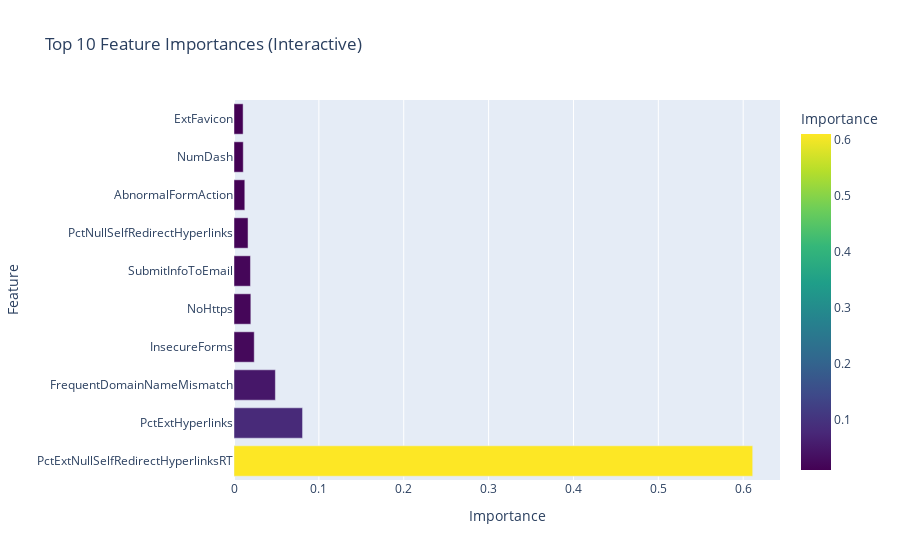

Notebook cell for this chart:
### Code cell
import pandas as pd
import matplotlib.pyplot as plt
import seaborn as sns
import plotly.express as px
import xgboost as xgb
from sklearn.model_selection import train_test_split
from sklearn.metrics import confusion_matrix, classification_report
import joblib

# Load the dataset
data_path = "../datasets/Phishing_Legitimate_full.csv"
pData = pd.read_csv(data_path)

# Separate features and target, and split the data
x = pData.drop(["id", "CLASS_LABEL"], axis=1, errors='ignore')
y = pData["CLASS_LABEL"]
xTrain, xTest, yTrain, yTest = train_test_split(x, y, test_size=0.2, random_state=2)

# Save feature names to a text file
with open("feature_names.txt", "w") as file:
    for feature in x.columns:
        file.write(f"{feature}\n")
print("Feature names saved to feature_names.txt")

# Plot Class Distribution
plt.figure(figsize=(8, 5))
sns.countplot(x="CLASS_LABEL", data=pData, palette="Set2")
plt.title("Distribution of Class Labels (Phishing vs Legitimate)")
plt.xlabel("Class Label")
plt.ylabel("Count")
plt.show()

# Plot Feature Correlations (Heatmap)
plt.figure(figsize=(15, 10))
correlation_matrix = pData.corr()
sns.heatmap(correlation_matrix, annot=False, cmap="coolwarm", linewidths=0.5)
plt.title("Feature Correlation Matrix")
plt.show()

# Train an XGBoost model to extract feature importances
model = xgb.XGBClassifier(use_label_encoder=False, eval_metric='logloss')
model.fit(xTrain, yTrain)

# Save the trained model as a .pkl file
model_filename = "xgboost_model.pkl"
joblib.dump(model, model_filename)
print(f"Model saved as {model_filename}")

# Get feature importances from the trained model
feature_importances = model.feature_importances_
importance_df = pd.DataFrame({'Feature': x.columns, 'Importance': feature_importances})
importance_df = importance_df.sort_values(by='Importance', ascending=False).head(10)

# Plot Top 10 Feature Importances
plt.figure(figsize=(10, 6))
sns.barplot(x="Importance", y="Feature", data=importance_df, palette="viridis")
plt.title("Top 10 Feature Importances")
plt.xlabel("Importance Score")
plt.ylabel("Feature")
plt.show()

# Interactive Feature Importance with Plotly
fig = px.bar(importance_df, x='Importance', y='Feature', title='Top 10 Feature Importances (Interactive)',
             orientation='h', color='Importance', color_continuous_scale='viridis')
fig.show()

# Pairplot for Some Key Features
key_features = importance_df['Feature'].head(4).tolist()  # Selecting the top 4 features for pairplot
sns.pairplot(pData, vars=key_features, hue="CLASS_LABEL", palette="coolwarm")
plt.suptitle("Pairplot of Key Features", y=1.02)
plt.show()

# Evaluate Model Performance on Test Data
y_pred = model.predict(xTest)
cm = confusion_matrix(yTest, y_pred)
cr = classification_report(yTest, y_pred)

# Plot Confusion Matrix
plt.figure(figsize=(6, 4))
sns.heatmap(cm, annot=True, fmt='d', cmap='Blues', cbar=False, xticklabels=['Legitimate', 'Phishing'], 
            yticklabels=['Legitimate', 'Phishing'])
plt.title("Confusion Matrix")
plt.xlabel("Predicted Label")
plt.ylabel("True Label")
plt.show()

# Print Classification Report
print("Classification Report:\n", cr)

### Figure 1 — Plotly figure (JSON) as saved in the notebook; plotly's stock layout.template omitted (floating-point values rounded to 4 significant figures)
{"data": [{"alignmentgroup": "True", "hovertemplate": "Importance=%{marker.color}<br>Feature=%{y}<extra></extra>", "legendgroup": "", "marker": {"color": [0.6112, 0.08079, 0.04875, 0.02385, 0.01984, 0.01939, 0.01655, 0.01274, 0.01092, 0.01074], "coloraxis": "coloraxis", "pattern": {"shape": ""}}, "name": "", "offsetgroup": "", "orientation": "h", "showlegend": false, "textposition": "auto", "type": "bar", "x": [0.6112, 0.08079, 0.04875, 0.02385, 0.01984, 0.01939, 0.01655, 0.01274, 0.01092, 0.01074], "xaxis": "x", "y": ["PctExtNullSelfRedirectHyperlinksRT", "PctExtHyperlinks", "FrequentDomainNameMismatch", "InsecureForms", "NoHttps", "SubmitInfoToEmail", "PctNullSelfRedirectHyperlinks", "AbnormalFormAction", "NumDash", "ExtFavicon"], "yaxis": "y"}], "layout": {"barmode": "relative", "coloraxis": {"colorbar": {"title": {"text": "Importance"}}, "colorscale": [[0, "#440154"], [0.1111, "#482878"], [0.2222, "#3e4989"], [0.3333, "#31688e"], [0.4444, "#26828e"], [0.5556, "#1f9e89"], [0.6667, "#35b779"], [0.7778, "#6ece58"], [0.8889, "#b5de2b"], [1, "#fde725"]]}, "legend": {"tracegroupgap": 0}, "title": {"text": "Top 10 Feature Importances (Interactive)"}, "xaxis": {"anchor": "y", "domain": [0, 1], "title": {"text": "Importance"}}, "yaxis": {"anchor": "x", "domain": [0, 1], "title": {"text": "Feature"}}}}
